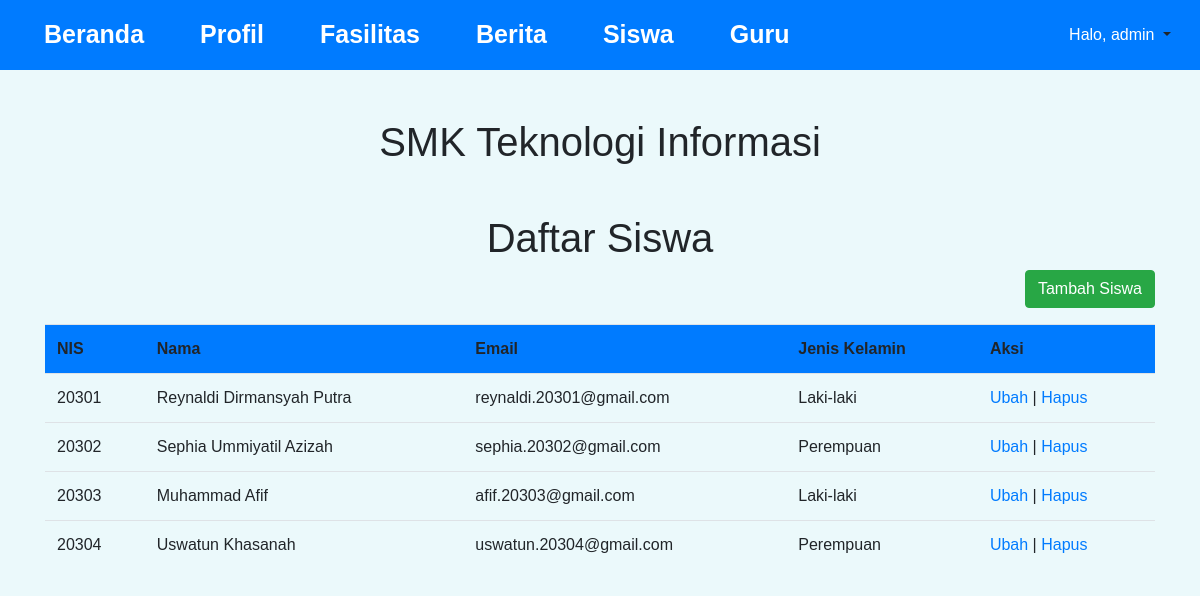
The page /siswa.php (signed in) on the database its author committed.
### tables this page shows
CREATE TABLE `dbsiswa` (
  `id` int(11) NOT NULL,
  `nis` varchar(64) NOT NULL,
  `nama` varchar(128) NOT NULL,
  `jeniskelamin` varchar(16) NOT NULL,
  `login_id` int(11) NOT NULL
);

CREATE TABLE `dblogin` (
  `Id` int(11) NOT NULL,
  `Username` varchar(30) NOT NULL,
  `Password` varchar(30) NOT NULL,
  `jenis` varchar(16) NOT NULL
);

### siswa.php (the view, shortened to what this page needs)
<?php
    include 'header.php';
?>
    <div class="container-fluid">
        <h1 class="my-5 text-center">SMK Teknologi Informasi</h1>
        <div class="row">
            <div class="container">
                <h1>Daftar Siswa</h1>
                <?php
                    if(isset($_SESSION['jenis'])){
                        if($_SESSION['jenis'] == 'admin') {
                            echo '<a class="btn btn-success float-right mb-3" href="tambah_siswa.php">Tambah Siswa</a>';
                        }
                    }
                ?>
                <table class="table mb-5">
                    <tr class="bg-primary color-white">
                        <th>NIS</th>
                        <th>Nama</th>
                        <th>Email</th>
                        <th>Jenis Kelamin</th>
                        <th>Aksi</th>
                    </tr>
                    <?php
                        include 'koneksi.php';
                        $daftar_siswa = mysqli_query($koneksi,"SELECT * FROM dbsiswa INNER JOIN dblogin ON dbsiswa.login_id=dblogin.Id");
                        while ($siswa =  mysqli_fetch_assoc($daftar_siswa)) {
                            if(isset($_SESSION['jenis'])){
                                if($_SESSION['jenis'] == 'admin') {
                                    echo '
                                    <tr>
                                        <td>' . $siswa["nis"] . '</td>
                                        <td>' . $siswa["nama"] . '</td>
                                        <td>' . $siswa["Username"] . '</td>
                                        <td>' . $siswa["jeniskelamin"] . '</td>
                                        <td> <a href="edit_siswa.php?id=' . $siswa["login_id"] . '"> Ubah </a> | <a href="delete_siswa.php?id=' . $siswa["login_id"] . '">Hapus</a>
                                    </tr>';
                                }
                            }
                        }
                    ?>
                </table>
            </div>
        </div>
    </div>
<?php
    include 'footer.php';
?>

### header.php (shortened to what this page needs)
<!DOCTYPE html>
<html lang="en">
<head>
    <link rel="stylesheet" href="https://cdn.jsdelivr.net/npm/bootstrap@4.6.0/dist/css/bootstrap.min.css">
    <link rel="stylesheet" href="css/style.css">
    <link rel="stylesheet" href="https://cdn.jsdelivr.net/npm/bootstrap-icons@1.5.0/font/bootstrap-icons.css">
</head>
<body>
    <nav class="navbar navbar-expand-lg navbar-dark bg-primary">
    <div class="collapse navbar-collapse" id="navbarSupportedContent">
        <ul class="navbar-nav mr-auto">
        <li class="nav-item active">
            <a class="nav-link" href="index.php">Beranda <span class="sr-only">(current)</span></a>
        </li>
        <li class="nav-item active">
            <a class="nav-link" href="profil.php">Profil <span class="sr-only">(current)</span></a>
        </li>
        <li class="nav-item active">
            <a class="nav-link" href="fasilitas.php">Fasilitas <span class="sr-only">(current)</span></a>
        </li>
        <li class="nav-item active">
            <a class="nav-link" href="berita.php">Berita <span class="sr-only">(current)</span></a>
        </li>
        <?php
            if(isset($_SESSION['jenis'])){
                echo '<li class="nav-item active">
                    <a class="nav-link" href="siswa.php">Siswa<span class="sr-only">(current)</span></a>
                </li>
                <li class="nav-item active">
                    <a class="nav-link" href="guru.php">Guru<span class="sr-only">(current)</span></a>
                </li>
                ';
            }
        ?>
        </ul>
        <?php
            if(isset($_SESSION['jenis'])){
                echo '<div class="dropdown">
                <button class="btn dropdown-toggle" type="button" id="dropdownMenu2" data-toggle="dropdown" aria-haspopup="true" aria-expanded="false">
                    <span class="text-white">Halo, '. $_SESSION["username"] .'</span>
                </button>
                <div class="dropdown-menu" aria-labelledby="dropdownMenu2">
                  <a class="btn dropdown-item" href="logout.php">Keluar</a>
                </div>
              </div>';
            }else{
                echo '<form class="form-inline my-2 my-lg-0">
                <a class="nav-link btn btn-light text-dark" href="login.php">Masuk SSO <span class="sr-only">(current)</span></a>
            </form>';
            }
        ?>
    </div>
    </nav>

### footer.php (shortened to what this page needs)
</body>
</html>

### css/style.css (style rules this page uses)
body { font-family: sans-serif; background: #ebf9fb; }
h1 { text-align: center; font-weight: 300; }
.nav-link { font-size: 25px !important; font-weight: 700; margin: 0 20px !important; }

### rows shown on the page
dbsiswa: nis "20301", nama "Reynaldi Dirmansyah Putra", dblogin.Username "reynaldi.20301@gmail.com", jeniskelamin "Laki-laki"
dbsiswa: nis "20302", nama "Sephia Ummiyatil Azizah", dblogin.Username "sephia.20302@gmail.com", jeniskelamin "Perempuan"
dbsiswa: nis "20303", nama "Muhammad Afif", dblogin.Username "afif.20303@gmail.com", jeniskelamin "Laki-laki"
dbsiswa: nis "20304", nama "Uswatun Khasanah", dblogin.Username "uswatun.20304@gmail.com", jeniskelamin "Perempuan"

### other values the page prints
$_SESSION["username"] "admin"
